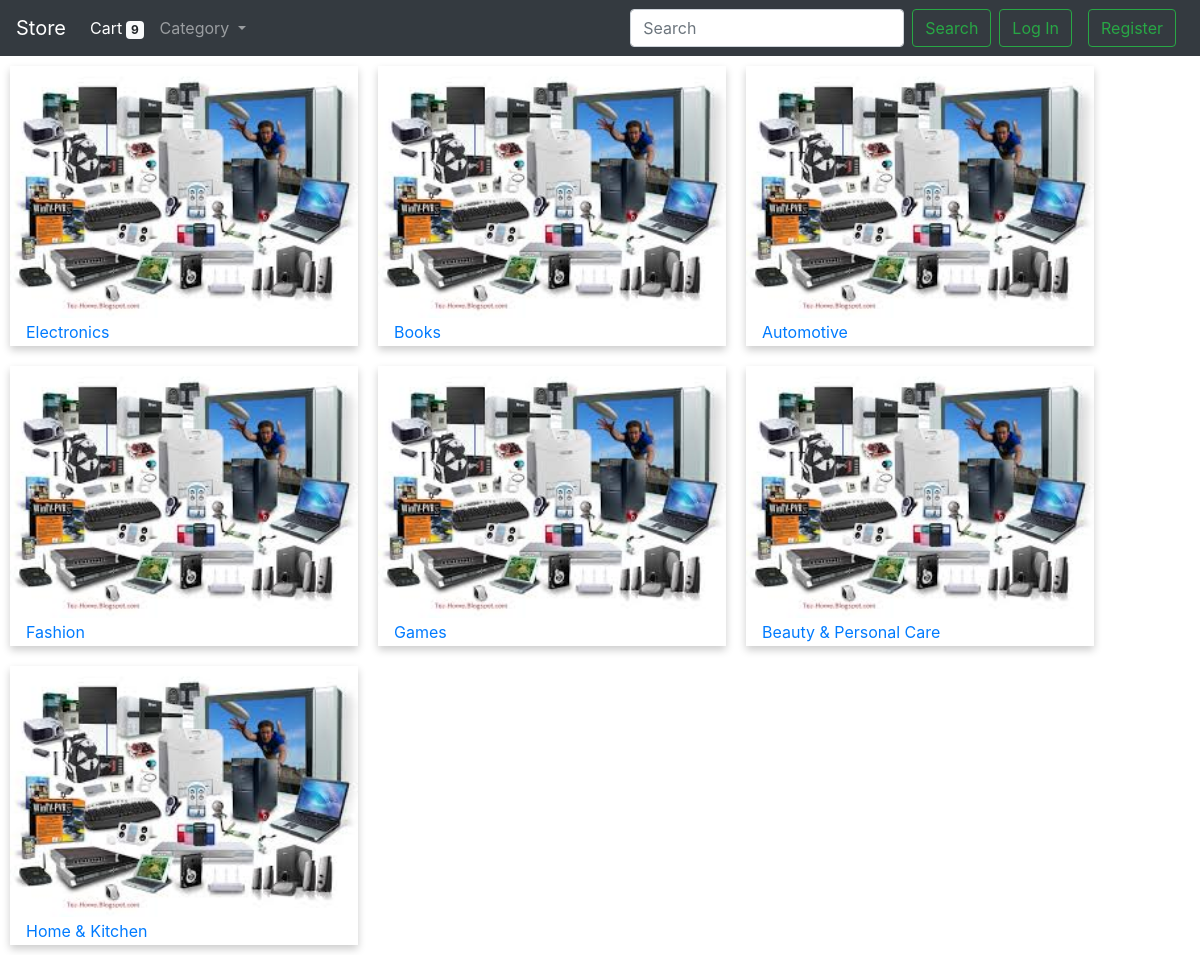
The app's page / (signed in) with its own data.
### store/models.py (models this page shows, shortened)
class Category(models.Model):
    name = models.CharField(max_length=64)
    image = models.ImageField(blank=True, null=True)

### store/views.py (the view)
# urls.py: path("", views.index, name="index"),
def index(request):
    category = Category.objects.all()
    items_in_cart = Cart.objects.filter(user=request.user)
    context = {
        "category": category,
        "no_of_items": len(items_in_cart),
    }
    return render(request, 'store/index.html', context)

### store/templates/store/index.html (shortened to what this page needs)
{% extends "store/layout.html" %}
{% load static %}
    {% block content %}
        {% for i in category %}
            <div class="card-container">
                <img src="{{i.image.url}}" alt="Category_image">
                <div class="card-info">
                    <a href="{% url 'products' i.id %}">{{ i.name }}</a>
                </div>
            </div>
        {% endfor%}
    {% endblock %}

### store/static/style.css (style rules this page uses)
* { box-sizing: border-box; }
.card-container { box-shadow: 0 4px 8px 0 rgba(0, 0, 0, 0.2); transition: 0.3s; width: 29%; float: left; margin: 10px; }
.card-container img { width: 100%; }
.card-info { padding: 2px 16px; }
.card-container:after { content: ""; display: table; clear: both; }

### records on screen
Category: image (picture), name "Electronics"
Category: image (picture), name "Books"
Category: image (picture), name "Automotive"
Category: image (picture), name "Fashion"
Category: image (picture), name "Games"
Category: image (picture), name "Beauty & Personal Care"
Category: image (picture), name "Home & Kitchen"

### other values on screen
{{ no_of_items }} "9"
